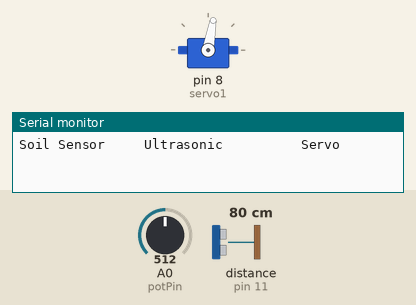
This sketch was run on a simulated Arduino Uno, built with avr-gcc and run on an emulated ATmega328P. Parts: servo, the last lines printed to the serial monitor. Wiring (inferred from the names in the program): ultrasonic range finder: trigger pin 12; echo pin 11. Inputs (shaded band) come from the test bench; at power-on: distance to the obstacle (sensor on pin 11) 80 cm, A0 (potPin) = 512. The echo pulse lasts 58.3 µs per cm.

Above: at 1.2 s.
1.3 s: distance to the obstacle (sensor on pin 11) set to 28 cm
3.1 s: distance to the obstacle (sensor on pin 11) set to 25 cm
At 4.25 s:
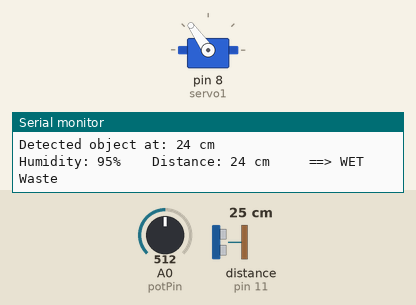
At 5.4 s:
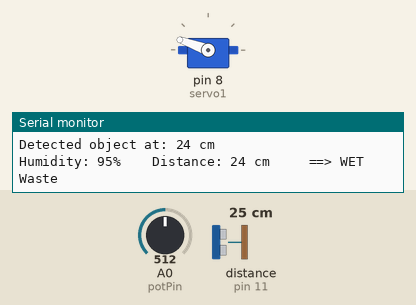
6.1 s: distance to the obstacle (sensor on pin 11) set to 7 cm
9.1 s: distance to the obstacle (sensor on pin 11) set to 4 cm
At 10.6 s:
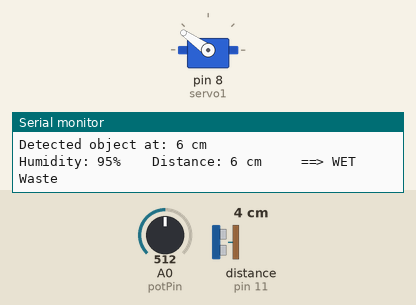
Timing chart, 0 to 12.7 s (numbered marks = the images above; inputs shaded):
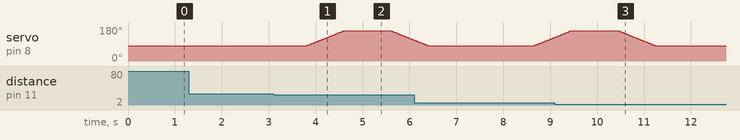

The sketch:

WetandDryWasteSegregation.ino
```cpp
#include <Servo.h>
Servo servo1;

const int trigPin = 12;
const int echoPin = 11;
const int potPin = A0;

long duration;
int distance = 0;
int soil = 0;
int fsoil = 0;

int maxDryValue = 1;       // Moisture % threshold
int Ultra_Distance = 25;   // Max trigger distance
int Min_Distance = 5;      // Ignore anything closer than this

void setup() {
  Serial.begin(9600);
  pinMode(trigPin, OUTPUT);
  pinMode(echoPin, INPUT);
  servo1.attach(8);
  servo1.write(80); // New home position
  Serial.println("Soil Sensor     Ultrasonic          Servo");
}

void loop() {
  distance = getDistance();

  if (distance >= Min_Distance && distance <= Ultra_Distance) {
    Serial.print("Detected object at: ");
    Serial.print(distance);
    Serial.println(" cm");

    delay(500);  // Wait for object to settle

    int moisture = getSoilMoisture();

    Serial.print("Humidity: ");
    Serial.print(moisture);
    Serial.print("%    Distance: ");
    Serial.print(distance);
    Serial.print(" cm");

    if (moisture > maxDryValue) {
      Serial.println("     ==> WET Waste");
      safeServoMove(80, 160);
    } else {
      Serial.println("     ==> DRY Waste");
      safeServoMove(80, 10);
    }

    delay(1000);
    safeServoMove(servo1.read(), 80);
    delay(1500); // Cooldown time
  }

  distance = 0;
  fsoil = 0;
  delay(100); // Stable loop
}

// Distance averaging
int getDistance() {
  int dist = 0;
  for (int i = 0; i < 2; i++) {
    digitalWrite(trigPin, LOW);
    delayMicroseconds(5);
    digitalWrite(trigPin, HIGH);
    delayMicroseconds(10);
    digitalWrite(trigPin, LOW);
    long duration = pulseIn(echoPin, HIGH, 20000UL); // Timeout added
    dist += duration * 0.034 / 2;
    delay(5);
  }
  return dist / 2;
}

// Moisture average
int getSoilMoisture() {
  int total = 0;
  for (int i = 0; i < 3; i++) {
    soil = analogRead(potPin);
    soil = constrain(soil, 485, 1023);
    total += map(soil, 485, 1023, 100, 0);
    delay(40);
  }
  return total / 3;
}

// Smooth servo movement
void safeServoMove(int fromAngle, int toAngle) {
  int step = (toAngle > fromAngle) ? 1 : -1;
  for (int pos = fromAngle; pos != toAngle; pos += step) {
    servo1.write(pos);
    delay(10);
  }
  servo1.write(toAngle);
}
```

Measured:
- the behaviour switches between 27 and 26 cm on distance to the obstacle (sensor on pin 11) (found by bisection; images 0 and 1)
- the behaviour switches between 6 and 5 cm on distance to the obstacle (sensor on pin 11) (found by bisection; images 2 and 3)
- after the input at 1.3 s, every drawn part: stays the same
- after the input at 3.1 s, servo on pin 8 (servo1): rises from 80° to 160° in 0.80 s, then falls to 111° in 1.5 s
